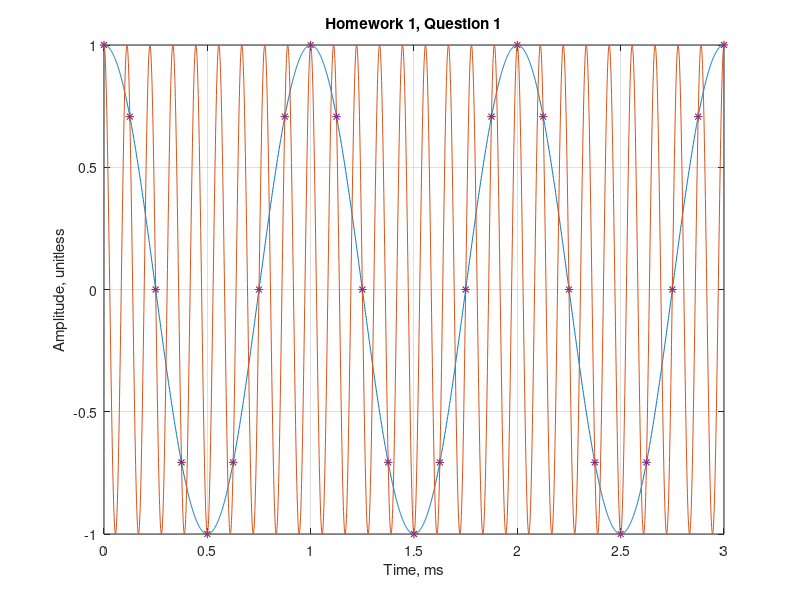

Source code (MATLAB): (Note: this script raises an error after producing the figure.)
%% Question 1

t = 0:1/1000000:.003;
g1 = cos(2*pi*10^3.*t);
g2 = cos(2*pi*9*10^3.*t);

%% Part a
figure(1);
plot(t*1e3,g1,t*1e3,g2)
title('Homework 1, Question 1');
xlabel('Time, ms');
ylabel('Amplitude, unitless');
grid on

%% Part b
hold on
n = 0:1/8000:0.003;
g1_n = cos(2*pi*1e3.*n);
g2_n = cos(2*pi*9e3.*n);
plot(n*1e3,g1_n,'*',n*1e3,g2_n,'*')

%% Part c
% Any integer multiple of 8 kHz, plus or minus 1 kHz, will alias to the same
% discrete-time sequence.

%% Question 4

% Load the image, and convert to doubles for processing
x = double(imread('mandrill_BW.bmp'));
% Display the image in a figure.
% Pixels range from 0 (dark) to 256 (light)
figure(2)
imshow(x,[0 256]);

% smoothing filter
h_1 = [0.25 0.25 0.25 0.25];
for i = 1:length(x(:,1))
    y_1(i,:) = conv(x(i,:),h_1);
end
figure(3)
imshow(y_1,[0 256]);

% edge detection filtering
h_2 = [1 -2 1];
for i = 1:length(x(:,1))
    y_2(i,:) = conv(x(i,:),h_2);
end
figure(4)
imshow(y_2,[0 256]);
